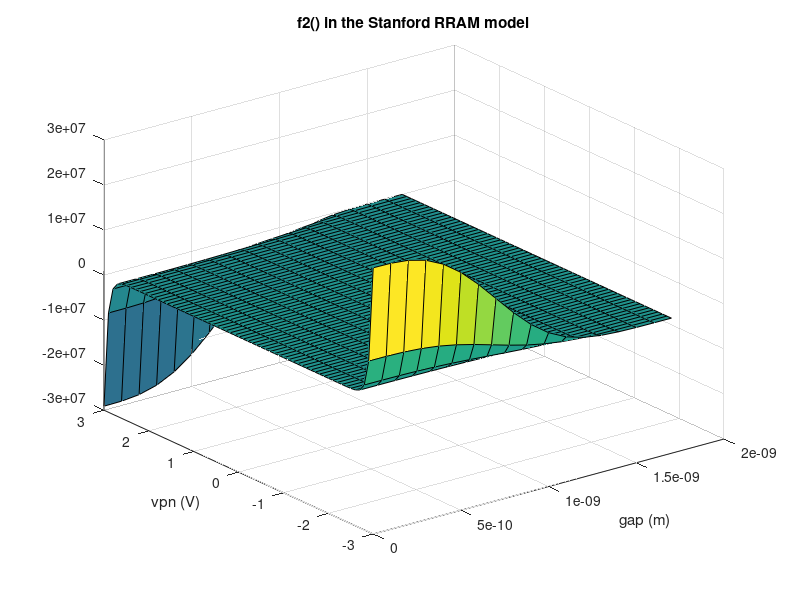

This figure's MATLAB source: (Note: this script raises an error after producing the figure.)
% This script tries to visualise equations that govern the growth of the
% filament in the dielectric in an RRAM.
%
% 1) An RRAM is a two-terminal device with two I/Os: ipn and vpn. For a regular
% two-terminal device, we should be able to write the model equation:
%
%     ipn = f(vpn).             (1)
%
% But for RRAM, there is another variable that affects ipn: the length of the
% filament in the dielectric (l), or the tunneling gap (gap), which is the
% distance between the tip of the filament and the opposite electrode.
% Since l+gap = tox, the thickness of the dielectric, here we only consider gap
% as the variable to model.
%
% Then the ipn equation becomes:
%
%     ipn = f1(vpn, gap).            (2)
%
% And gap should satisfy a differential equation:
%
%     d/dt gap = f2(vpn, gap).       (3)
%
% If we figure out what (2) and (3) should be, the model is complete.
%
% 2) Let's look at (2) first.
%
% In the Stanford model:
%
%     f1(vpn, gap) = I0 * exp(-gap/g0) * sinh(vpn/V0),
%
% where I0=10, g0=0.25e-9, V0=0.25 are fitting parameters.
%
% In the UMich model:
% TODO: much more complicated...
%
% 3) Let's look at (3).
% The problem with both Standford and UMich models is that f2() in (3) is not
% continuous, and apart from (3), gap should also satisfy:
%
%     gap_min <= gap <= gap_max.    (4)
%
% Both models define f2() only within the range in (4). This is often a
% deal-breaker in simulation.
%
% This scripts aims to plot f2_Stanford, f2_UMich with different vpn and gap
% values, then tries to come up with a modified version of f2 that is
% continuous, "accurate" within (4), and has definition beyond (4).
%

% Stanford:

vpns = -3:0.1:3;
gaps = 1e-10*(0:1:17);

kb = 1.3806226e-23; % Boltzmann's Constant (joules/kelvin)
q = 1.6021918e-19; % Electron Charge (C)

T_ini = 273+25;
T_cur = T_ini;

gamma0 = 16;
gamma_ini = gamma0;

Beta = 0.8;
tox = 12e-9;
F_min = 1.4e9;
Vel0 = 10;
Ea = 0.6;
a0 = 0.25e-9;

for c = 1:length(vpns)
	for d = 1:length(gaps)
		vpn = vpns(c);
		gap = gaps(d);

		gamma = gamma_ini - Beta * (gap/1e-9)^3;
		if ((gamma * abs(vpn)/ tox) < F_min)
			gamma = 0;
		end
		f2_Stanford(c, d) = - Vel0 * exp(- q * Ea / kb / T_cur) * sinh(gamma * a0 / tox * q * vpn / kb / T_cur);
	end % d
end % c

figure; 
surf(gaps, vpns, f2_Stanford);
xlabel('gap (m)');
ylabel('vpn (V)');
title('f2() in the Stanford RRAM model');

% UMich:

vpns = -5:0.1:5;
% gaps = 1e-10*(0:1:17);
gaps = 1e-9*(-1:0.1:6);

k = 1.3806226e-23; % Boltzmann's Constant (joules/kelvin)
q = 1.6021918e-19; % Electron Charge (C)

Beta = 10.56;
Ua = 0.87;
Kappa = 1903.84;
T = 300;
h = 5e-9;

Vt = k*T/q;

do_smooth = 1;
smoothing = 1e-5;
for c = 1:length(vpns)
	for d = 1:length(gaps)
		vpn = vpns(c);
		gap = gaps(d);
		l = h - gap;

		ion_flow = Beta * exp(-Ua/Vt) * sinh(vpn * Kappa/T);

        if 0 == do_smooth
			prev_underflow = double((sign(l) + sign(ion_flow) + 1) > 0);
			ddt_l = prev_underflow * ion_flow;
        else % 1 == do_smooth
			% % smooth version
			clipfactor = 1 - smoothstep(-ion_flow, smoothing)*smoothstep(-1e9*l, smoothing);
			ddt_l = clipfactor * ion_flow;
        end
		f2_UMich(c, d) = - ddt_l;
	end % d
end % c

figure; 
surf(gaps, vpns, f2_UMich);
xlabel('gap (m)');
ylabel('vpn (V)');
title('f2() in the UMich RRAM model');

